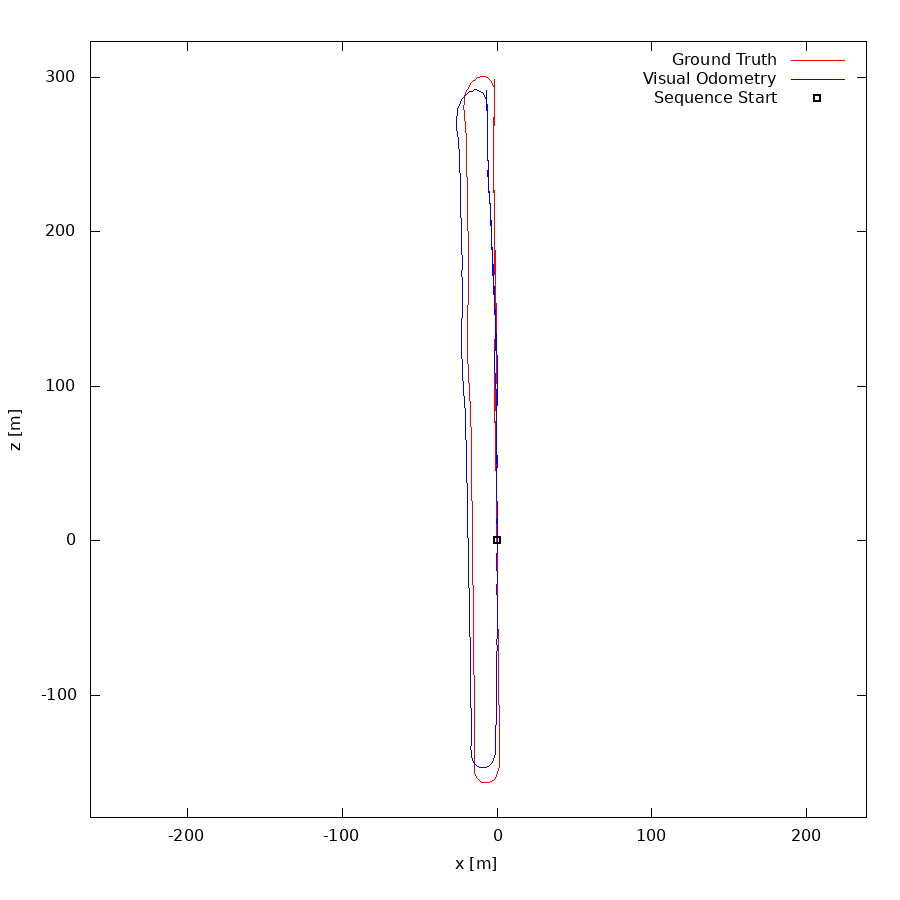

Recreate this plot in gnuplot.
set term postscript eps enhanced color
set output "06.eps"
set size ratio -1
set xrange [-263:239]
set yrange [-179:323]
set xlabel "x [m]"
set ylabel "z [m]"
plot "06.txt" using 1:2 lc rgb "#FF0000" title 'Ground Truth' w lines,"06.txt" using 3:4 lc rgb "#0000FF" title 'Visual Odometry' w lines,"< head -1 06.txt" using 1:2 lc rgb "#000000" pt 4 ps 1 lw 2 title 'Sequence Start' w points
